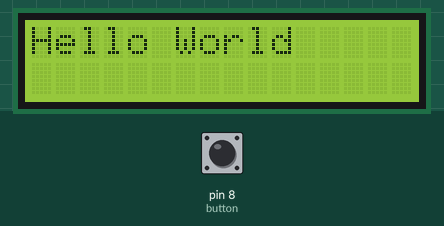
Recording of a sketch running on a simulated Arduino Uno, built with avr-gcc and run on an emulated ATmega328P. Parts: 16×2 character LCD. The inputs (shaded band) are chosen by the test bench; at power-on: pin 8 (button) LOW. What the sketch prints to the serial monitor is not drawn.

Above: at 1.2 s.
1.3 s: pin 8 (button) pulled HIGH for 0.15 s
At 2.5 s:
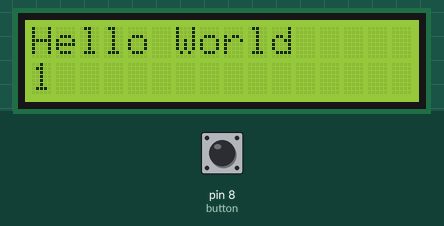
2.9 s: pin 8 (button) pulled HIGH for 1 s
At 3.7 s:
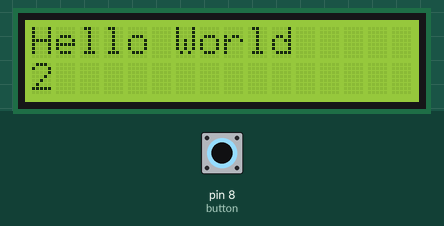
5.4 s: pin 8 (button) pulled HIGH for 0.15 s
At 6.6 s:
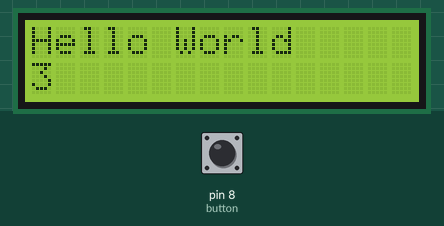
7.0 s: pin 8 (button) pulled HIGH for 1 s
At 7.8 s:
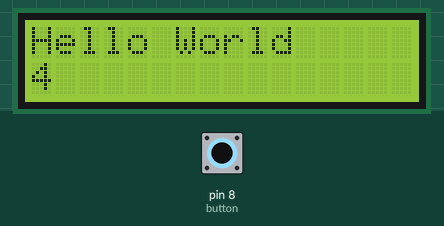
Timing chart, 0 to 10.0 s (numbered marks = the images above; inputs shaded):
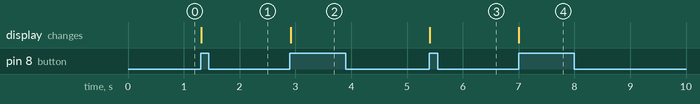

Measured:
- after the input at 1.3 s, the display: changes at once (image 1)
- after the input at 2.9 s, the display: changes at once (image 2)
- after the input at 5.4 s, the display: changes at once (image 3)
- after the input at 7.0 s, the display: changes at once (image 4)

The sketch:

LCD_backpack.ino
```cpp
#include <LiquidCrystal_I2C.h>
LiquidCrystal_I2C lcd(0x27, 16, 2);
int button = 8;
int bnt;
int count = 0;
int bp = 0;
void setup()
{
	lcd.init();
	lcd.backlight();
	pinMode(10, INPUT);
	Serial.begin(9600);
}

void loop()
{
	lcd.setCursor(0, 0);
	lcd.print("Hello World");
	Serial.println(digitalRead(button));
	if ((digitalRead(button) == HIGH) && (bp == 0))
	{
		count = count + 1;
		lcd.setCursor(0, 1);
		lcd.print(count);
		bp = 1;
	}
	if (digitalRead(button) == LOW)
	{
		bp = 0;
	}
}
```
